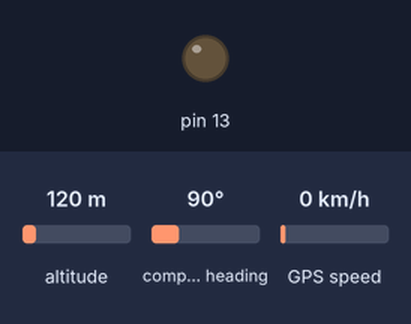
Recording of a sketch running on a simulated Arduino Mega 2560, built with avr-gcc and run on an emulated ATmega2560. Parts: output pins drawn as LEDs (lit = HIGH). Inputs (shaded band) come from the test bench; at power-on: altitude 120 m, compass heading 90°, GPS speed 0 km/h. The GPS gets a fix after 3 s at 37.7749, -122.4194 with 8 satellites; what the sketch prints to the serial monitor is not drawn.

Above: at 0.1 s.
At 0.6 s:
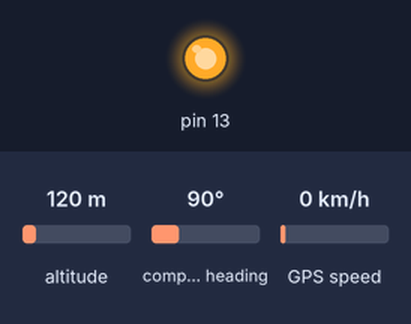
Timing chart, 0 to 2.5 s (numbered marks = the images above):
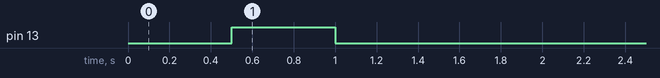

The sketch:

geofencing.ino
```cpp
// Test code for Adafruit GPS modules using MTK3329/MTK3339 driver
//
// This code shows how to listen to the GPS module in an interrupt
// which allows the program to have more 'freedom' - just parse
// when a new NMEA sentence is available! Then access data when
// desired.
//
// Tested and works great with the Adafruit Ultimate GPS module
// using MTK33x9 chipset
//    ------> http://www.adafruit.com/products/746
// Pick one up today at the Adafruit electronics shop
// and help support open source hardware & software! -ada

#include <Adafruit_GPS.h>
#include <SoftwareSerial.h>

// If you're using a GPS module:
// Connect the GPS Power pin to 5V
// Connect the GPS Ground pin to ground
// If using software serial (sketch example default):
//   Connect the GPS TX (transmit) pin to Digital 3
//   Connect the GPS RX (receive) pin to Digital 2
// If using hardware serial (e.g. Arduino Mega):
//   Connect the GPS TX (transmit) pin to Arduino RX1, RX2 or RX3
//   Connect the GPS RX (receive) pin to matching TX1, TX2 or TX3

// If you're using the Adafruit GPS shield, change
// SoftwareSerial mySerial(3, 2); -> SoftwareSerial mySerial(8, 7);
// and make sure the switch is set to SoftSerial

// If using software serial, keep this line enabled
// (you can change the pin numbers to match your wiring):
SoftwareSerial mySerial(3, 2);

// If using hardware serial (e.g. Arduino Mega), comment out the
// above SoftwareSerial line, and enable this line instead
// (you can change the Serial number to match your wiring):

//HardwareSerial mySerial = Serial1;


Adafruit_GPS GPS(&mySerial);


// Set GPSECHO to 'false' to turn off echoing the GPS data to the Serial console
// Set to 'true' if you want to debug and listen to the raw GPS sentences.
#define GPSECHO  true

// this keeps track of whether we're using the interrupt
// off by default!
boolean usingInterrupt = true;
void useInterrupt(boolean); // Func prototype keeps Arduino 0023 happy

//define sides of the geofencing zone rectangular of 2a-lattitude and 2b-longitude
float a=0.0001;
float b=0.0001;
//define center of the geofencing zone
float latitudeDegrees_gzone=37.7669;
float longitudeDegrees_gzone=-122.4332;

void setup()
{

  //Led to tell if in zone
  pinMode(13, OUTPUT);
  digitalWrite(13, LOW);
  delay(500);
  digitalWrite(13, HIGH);
  delay(500);
  digitalWrite(13, LOW);

  // connect at 115200 so we can read the GPS fast enough and echo without dropping chars
  // also spit it out
  Serial.begin(115200);
  Serial.println("Adafruit GPS library basic test!");

  // 9600 NMEA is the default baud rate for Adafruit MTK GPS's- some use 4800
  GPS.begin(9600);

  // uncomment this line to turn on RMC (recommended minimum) and GGA (fix data) including altitude
  GPS.sendCommand(PMTK_SET_NMEA_OUTPUT_RMCGGA);
  // uncomment this line to turn on only the "minimum recommended" data
  //GPS.sendCommand(PMTK_SET_NMEA_OUTPUT_RMCONLY);
  // For parsing data, we don't suggest using anything but either RMC only or RMC+GGA since
  // the parser doesn't care about other sentences at this time

  // Set the update rate
  GPS.sendCommand(PMTK_SET_NMEA_UPDATE_1HZ);   // 1 Hz update rate
  // For the parsing code to work nicely and have time to sort thru the data, and
  // print it out we don't suggest using anything higher than 1 Hz

  // Request updates on antenna status, comment out to keep quiet
  GPS.sendCommand(PGCMD_ANTENNA);

  // the nice thing about this code is you can have a timer0 interrupt go off
  // every 1 millisecond, and read data from the GPS for you. that makes the
  // loop code a heck of a lot easier!
  useInterrupt(true);

  delay(1000);
  // Ask for firmware version
  mySerial.println(PMTK_Q_RELEASE);
}


// Interrupt is called once a millisecond, looks for any new GPS data, and stores it
SIGNAL(TIMER0_COMPA_vect) {
  char c = GPS.read();
  // if you want to debug, this is a good time to do it!
#ifdef UDR0
  if (GPSECHO)
    if (c) UDR0 = c;
    // writing direct to UDR0 is much much faster than Serial.print
    // but only one character can be written at a time.
#endif
}

void useInterrupt(boolean v) {
  if (v) {
    // Timer0 is already used for millis() - we'll just interrupt somewhere
    // in the middle and call the "Compare A" function above
    OCR0A = 0xAF;
    TIMSK0 |= _BV(OCIE0A);
    usingInterrupt = true;
  } else {
    // do not call the interrupt function COMPA anymore
    TIMSK0 &= ~_BV(OCIE0A);
    usingInterrupt = false;
  }
}

uint32_t timer = millis();
void loop()                     // run over and over again
{
  // in case you are not using the interrupt above, you'll
  // need to 'hand query' the GPS, not suggested :(
  if (! usingInterrupt) {
    // read data from the GPS in the 'main loop'
    char c = GPS.read();
    // if you want to debug, this is a good time to do it!
    if (GPSECHO)
      if (c) Serial.print(c);
  }

  // if a sentence is received, we can check the checksum, parse it...
  if (GPS.newNMEAreceived()) {
    // a tricky thing here is if we print the NMEA sentence, or data
    // we end up not listening and catching other sentences!
    // so be very wary if using OUTPUT_ALLDATA and trytng to print out data
    //Serial.println(GPS.lastNMEA());   // this also sets the newNMEAreceived() flag to false

    if (!GPS.parse(GPS.lastNMEA()))   // this also sets the newNMEAreceived() flag to false
      return;  // we can fail to parse a sentence in which case we should just wait for another
  }

  // if millis() or timer wraps around, we'll just reset it
  if (timer > millis())  timer = millis();

  // approximately every 2 seconds or so, print out the current stats
  if (millis() - timer > 2000) {
    timer = millis(); // reset the timer

//    Serial.print("\nTime: ");
//    Serial.print(GPS.hour, DEC); Serial.print(':');
//    Serial.print(GPS.minute, DEC); Serial.print(':');
//    Serial.print(GPS.seconds, DEC); Serial.print('.');
//    Serial.println(GPS.milliseconds);
//    Serial.print("Date: ");
//    Serial.print(GPS.day, DEC); Serial.print('/');
//    Serial.print(GPS.month, DEC); Serial.print("/20");
//    Serial.println(GPS.year, DEC);
//    Serial.print("Fix: "); Serial.print((int)GPS.fix);
//    Serial.print(" quality: "); Serial.println((int)GPS.fixquality);
    if (GPS.fix) {
//      Serial.print("Location: ");
//      Serial.print(GPS.latitude, 4); Serial.print(GPS.lat);
//      Serial.print(", ");
//      Serial.print(GPS.longitude, 4); Serial.println(GPS.lon);
      Serial.print("\nLocation (in degrees, works with Google Maps): ");
      Serial.print(GPS.latitudeDegrees, 4);
      Serial.print(", ");
      Serial.println(GPS.longitudeDegrees, 4);
      if (geofence(GPS.latitudeDegrees,GPS.longitudeDegrees)){
      digitalWrite(13, HIGH);
      Serial.println("\nIN GEOFENCE ZONE");
      }
      else{
      digitalWrite(13, LOW);
      Serial.println("OUT GEOFENCE ZONE");
      }
//
//      Serial.print("Speed (knots): "); Serial.println(GPS.speed);
//      Serial.print("Angle: "); Serial.println(GPS.angle);
//      Serial.print("Altitude: "); Serial.println(GPS.altitude);
//      Serial.print("Satellites: "); Serial.println((int)GPS.satellites);
    }

  }
}


boolean geofence(float latitudeDegrees, float longitudeDegrees){
  if ( latitudeDegrees>latitudeDegrees_gzone-a && latitudeDegrees<latitudeDegrees_gzone+a && longitudeDegrees>longitudeDegrees_gzone-b && longitudeDegrees<longitudeDegrees_gzone+b){
    Serial.println("\nGEOFENCE ZONE");
    Serial.println("latitude");
    Serial.print(latitudeDegrees_gzone-a,4);
    Serial.print(latitudeDegrees_gzone+a,4);
    Serial.println("longitude");
    Serial.print(longitudeDegrees_gzone-b,4);
    Serial.print(longitudeDegrees_gzone+b,4);

  return true;
  }
  else {return false;}
}
```
